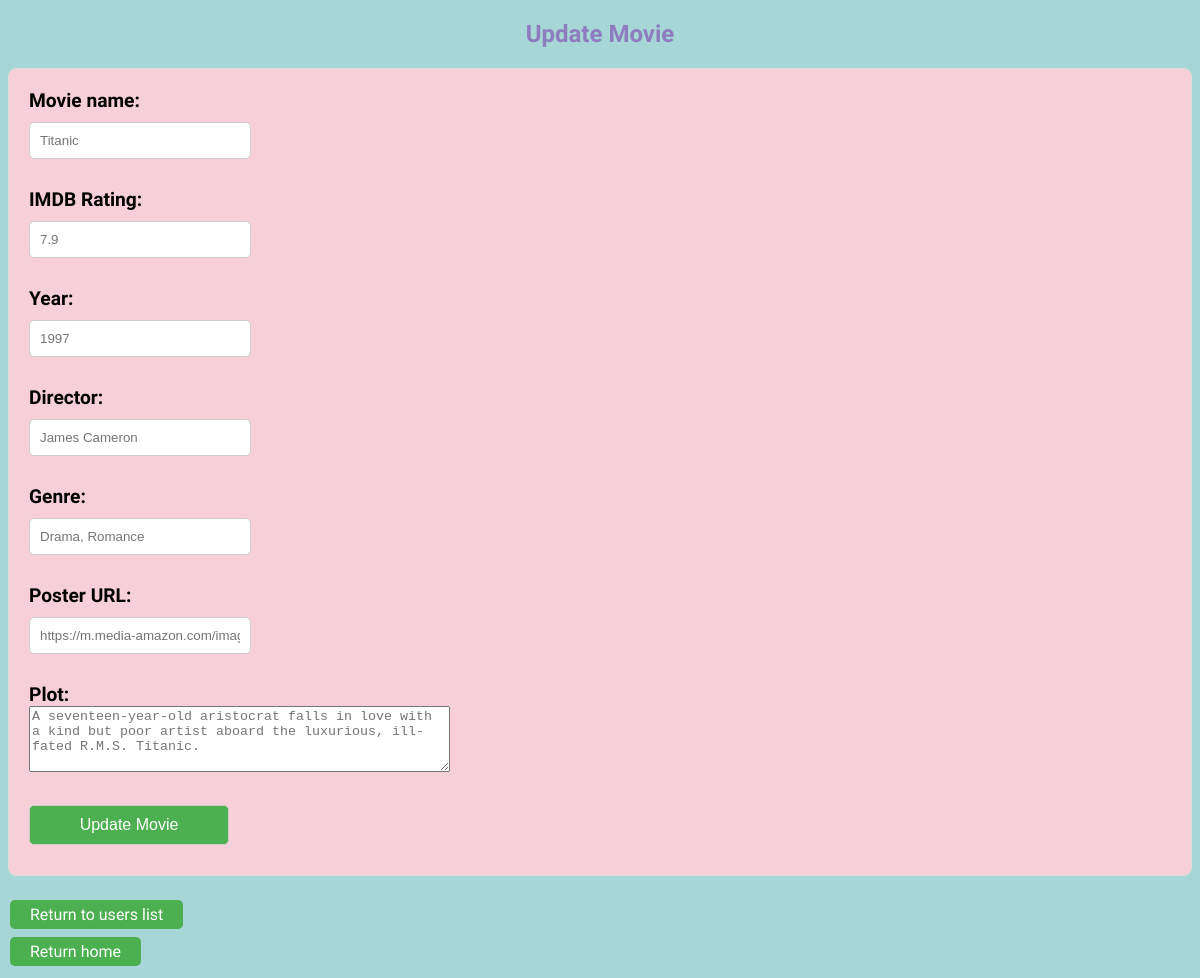
Screenshot of /users/1/update_movie/1 with the database file from the repository.
### data_models.py (models this page shows, shortened)
class Movie(db.Model): # pylint: disable=too-few-public-methods
    __tablename__ = 'movies'
    movie_id = db.Column(db.Integer, primary_key=True, autoincrement=True)
    movie_name = db.Column(db.String, nullable=False)
    rating = db.Column(db.Float)
    year = db.Column(db.Integer)
    director = db.Column(db.String)
    genre = db.Column(db.String)
    poster_url = db.Column(db.String)
    plot = db.Column(db.String)
    user_movies = db.relationship('UserMovie', backref='movie_relation')

### app_ssr.py (the view, shortened to what this page needs)
@app.route('/users/<int:user_id>/update_movie/<int:movie_id>', methods=['GET', 'POST'])
def update_movie(user_id, movie_id):
    movie = data_manager.get_movie(movie_id)
    return render_template('update_movie.html',
                            user_id=user_id,
                            movie_id=movie_id,
                            movie=movie)

### datamanager/data_manager_sqlite.py (called while the page is built)
    def get_movie(self, movie_id: int) -> Movie:
        movie = Movie.query.filter_by(movie_id=movie_id).first()
        return movie

### templates/update_movie.html (shortened to what this page needs)
<!DOCTYPE html>
<html lang="en">
<head>
    <link rel="stylesheet" type="text/css" href="{{ url_for('static', filename='style.css') }}">
</head>
<body>
    <h2>Update Movie</h2>
    <div class="form" id="Form">
        <form action="/users/{{ user_id }}/update_movie/{{ movie_id }}" method="POST">
            <label for="movie_name"><h3>Movie name:</h3></label>
            <input type="text" id="movie_name" name="rating" placeholder="{{ movie.movie_name }}" minlength="1" maxlength="50"><br><br>
            <label for="rating"><h3>IMDB Rating:</h3></label>
            <input type="number" id="rating" name="rating" placeholder="{{ movie.rating }}" min="0" max="10" step="0.1"><br><br>
            <label for="year"><h3>Year:</h3></label>
            <input type="number" id="year" name="year" placeholder="{{ movie.year }}" min="1895" max="2030" minlength="4" maxlength="4"><br><br>
            <label for="director"><h3>Director:</h3></label>
            <input type="text" id="director" name="director" placeholder="{{ movie.director }}" minlength="5" maxlength="50"><br><br>
            <label for="genre"><h3>Genre:</h3></label>
            <input type="text" id="genre" name="genre" placeholder="{{ movie.genre }}" minlength="5" maxlength="50"><br><br>
            <label for="poster_url"><h3>Poster URL:</h3></label>
            <input type="url" id="poster_url" name="poster_url" placeholder="{{ movie.poster_url }}" minlength="20" maxlength="180"><br><br>
            <label for="plot"><h3>Plot:</h3></label>
            <textarea id="plot" name="plot" rows="4" cols="50" placeholder="{{ movie.plot }}" minlength="20" maxlength="500"></textarea><br><br>
            <input type="submit" value="Update Movie" class="button">
        </form>
    </div>
    <div id="links">
        <a href="/users" class="button">Return to users list</a><br>
        <a href="/home" class="button">Return home</a><br>
    </div>
</body>
</html>

### _static/style.css (style rules this page uses)
body { background: #A6D6D6; color: black; font-family: National Park; }
h2 { text-align: center; color: #8E7DBE; }
h3 { margin: 0; text-align: left; font-size: 1.2em; color: #000000; }
.button { background-color: #4CAF50; border: none; color: white; padding: 5px 20px; text-align: center; text-decoration: none; display: inline-block; font-size: 16px; margin: 4px 2px; cursor: pointer; border-radius: 5px; }
.form { background-color: #F7CFD8; border: 1px solid #DDD; padding: 20px; margin-bottom: 20px; border-radius: 8px; }
.form input { margin: 10px 0; width: 200px; padding: 10px; border: 1px solid #ccc; border-radius: 5px; }

### rows the page displays
Movie: rating "Titanic", rating "7.9", year "1997", director "James Cameron", genre "Drama, Romance", poster_url "https://m.media-amazon.com/images/M/MV5BYzYyN2FiZmUtYWYzMy00MzViLWJkZTMtOGY1ZjgzNWMwN2YxXkEyXkFqcGc@._V1_SX300.jpg", plot "A seventeen-year-old aristocrat falls in love with a kind but poor artist aboard the luxurious, ill-fated R.M.S. Titanic."
